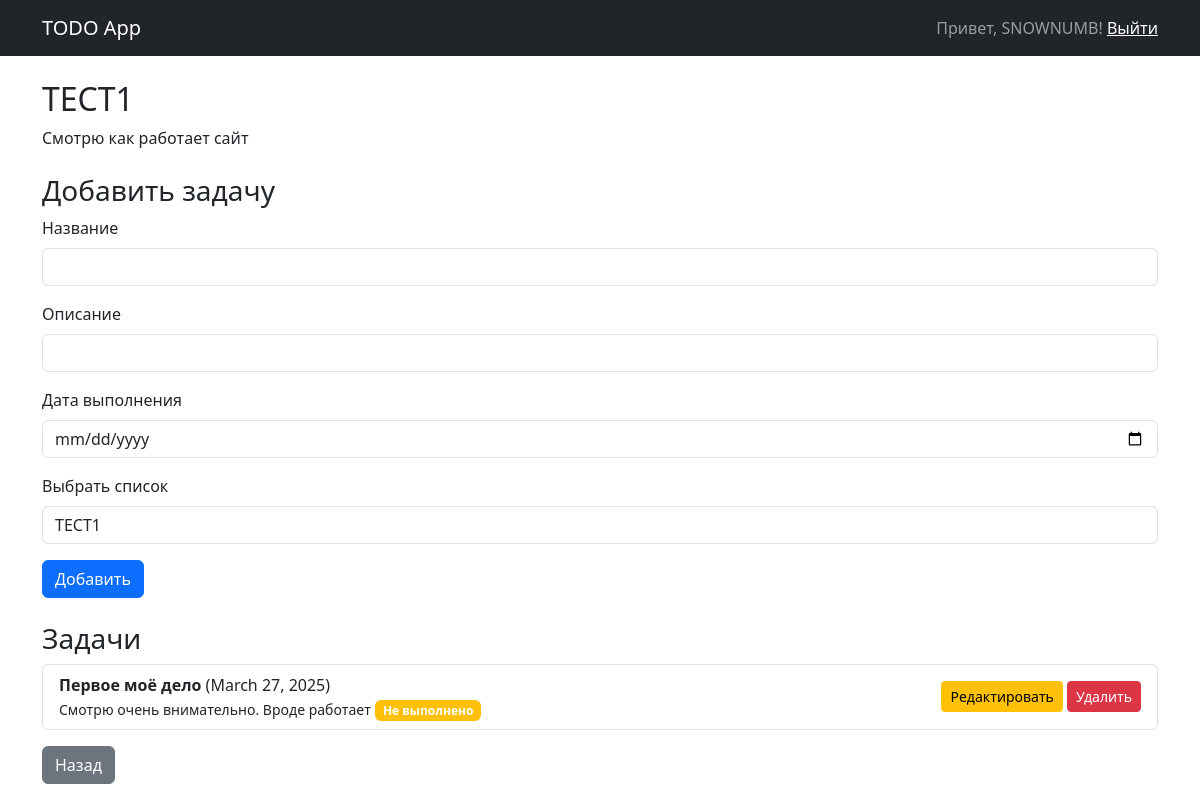
Screenshot of /todo-lists/1/ (signed in) with the database file from the repository.
### todos/models.py (models this page shows, shortened)
class TodoList(models.Model):
    title = models.CharField(max_length=255)
    description = models.TextField(blank=True)
    user = models.ForeignKey(User, on_delete=models.CASCADE, related_name="todo_lists")

class Todo(models.Model):
    title = models.CharField(max_length=255)
    description = models.TextField(blank=True)
    due_date = models.DateField()
    status = models.BooleanField(default=False)
    todo_list = models.ForeignKey(TodoList, on_delete=models.CASCADE, related_name="todos")

### todos/views.py (the view)
# urls.py: path('todo-lists/<int:list_id>/', views.todo_list_detail, name='todo_list_detail'),
@login_required
def todo_list_detail(request, list_id):
    todo_list = get_object_or_404(TodoList, id=list_id, user=request.user)
    todo_lists = TodoList.objects.filter(user=request.user)
    if request.method == "POST":
        form = TodoForm(request.POST)
        if form.is_valid():
            todo = form.save(commit=False)
            todo.todo_list = todo_list
            todo.save()
            return redirect('todo_list_detail', list_id=list_id)
    else:
        form = TodoForm()
    return render(request, 'todos/todo_list_detail.html', {
        'todo_list': todo_list,
        'todo_lists': todo_lists,
        'form': form
    })

### todos/forms.py
class TodoForm(forms.ModelForm):
    class Meta:
        model = Todo
        fields = ['title', 'description', 'due_date', 'status', 'todo_list']
        widgets = {
            'due_date': forms.DateInput(attrs={'type': 'date'}),
            'todo_list': forms.Select(),
        }

### todos/templates/todos/todo_list_detail.html (shortened to what this page needs)
{% extends 'base.html' %}
{% block content %}
<h2>{{ todo_list.title }}</h2>
<p>{{ todo_list.description }}</p>
<h3 class="mt-4">Добавить задачу</h3>
<form method="post" class="mb-4">
    <div class="mb-3">
        <label class="form-label">Название</label>
        <input type="text" name="title" class="form-control" required>
    </div>
    <div class="mb-3">
        <label class="form-label">Описание</label>
        <input type="text" name="description" class="form-control" required>
    </div>
    <div class="mb-3">
        <label class="form-label">Дата выполнения</label>
        <input type="date" name="due_date" class="form-control" required>
    </div>
    <div class="mb-3">
        <label class="form-label">Выбрать список</label>
        <select name="todo_list" class="form-control" required>
            {% for list in todo_lists %}
                <option value="{{ list.id }}">{{ list.title }}</option>
            {% endfor %}
        </select>
    </div>
    <button type="submit" class="btn btn-primary">Добавить</button>
</form>
<h3>Задачи</h3>
<ul class="list-group">
    {% for todo in todo_list.todos.all %}
    <li class="list-group-item d-flex justify-content-between align-items-center">
        <div>
            <strong>{{ todo.title }}</strong> ({{ todo.due_date }}) <br>
            <small>{{ todo.description }}</small>
            {% if todo.status %}
            <span class="badge bg-success">Выполнено</span>
            {% else %}
            <span class="badge bg-warning">Не выполнено</span>
            {% endif %}
        </div>
        <div>
            <a href="{% url 'edit_todo' todo.id %}" class="btn btn-sm btn-warning">Редактировать</a>
            <a href="{% url 'delete_todo' todo.id %}" class="btn btn-sm btn-danger">Удалить</a>
        </div>
    </li>
    {% empty %}
    <p>Пока нет задач...</p>
    {% endfor %}
</ul>
<a href="{% url 'todo_lists' %}" class="btn btn-secondary mt-3">Назад</a>
{% endblock %}

### templates/base.html (shortened to what this page needs)
<!DOCTYPE html>
<html lang="ru">
<head>
    {% load static %}
    <link rel="stylesheet" href="{% static 'bootstrap/css/bootstrap.css' %}">
</head>
<body>
    <nav class="navbar navbar-expand-lg navbar-dark bg-dark">
        <div class="container">
            <a class="navbar-brand" href="{% url 'todo_lists' %}">TODO App</a>
            {% if user.is_authenticated %}
                <span class="navbar-text">Привет, {{ user.username }}! <a href="{% url 'logout' %}">Выйти</a></span>
            {% else %}
                <a class="navbar-text" href="{% url 'login' %}">Войти</a>
            {% endif %}
        </div>
    </nav>
    <div class="container mt-4">
        {% block content %}{% endblock %}
    </div>
</body>
</html>

### rows the page displays
TodoList: title "ТЕСТ1", description "Смотрю как работает сайт"
Todo: title "Первое моё дело", due_date "March 27, 2025", description "Смотрю очень внимательно. Вроде работает", status "Не выполнено"

### other values shown
{{ user.username }} "SNOWNUMB"
form field todo_list "ТЕСТ1"
